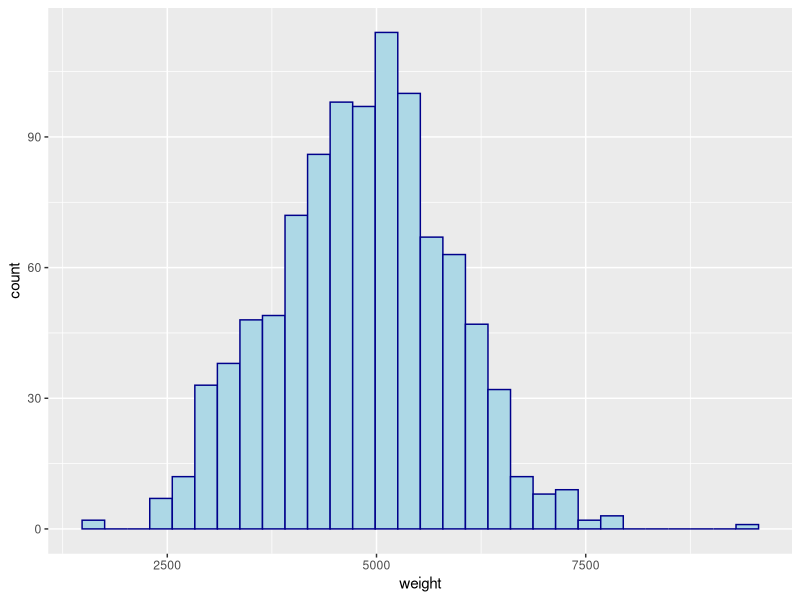
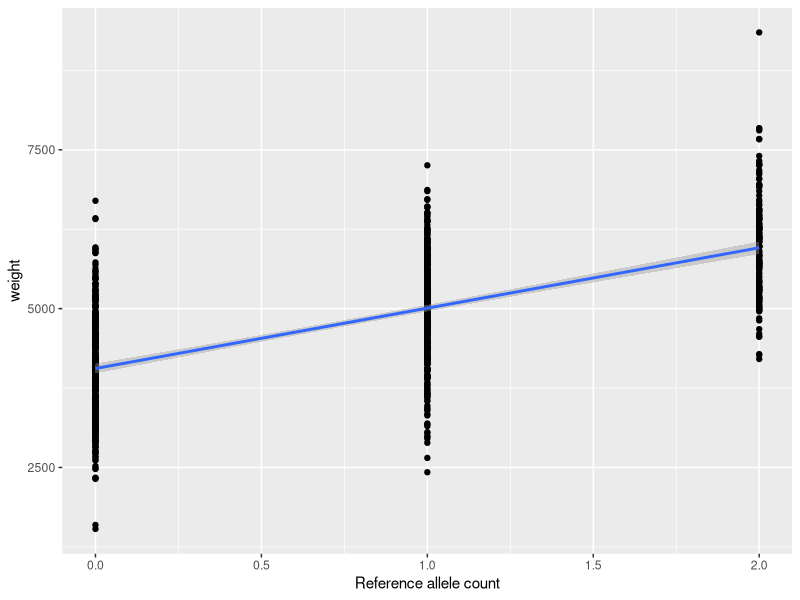
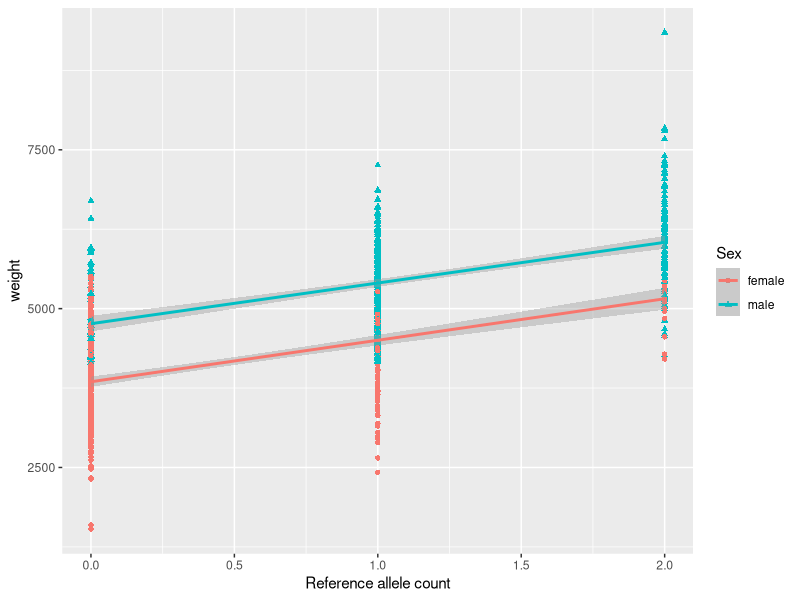
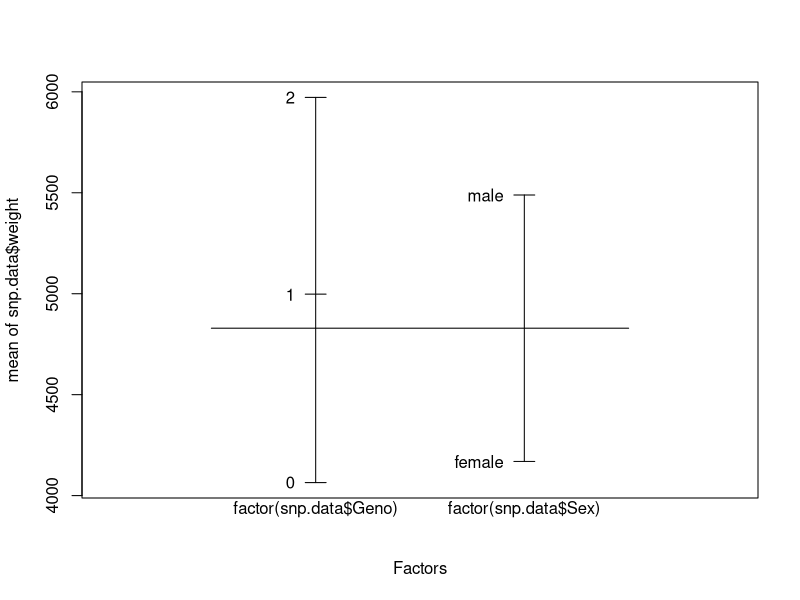
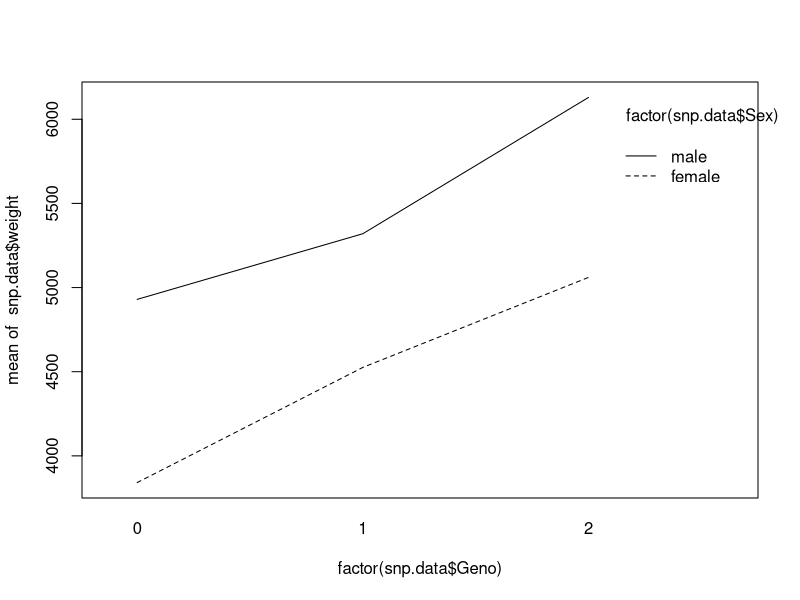
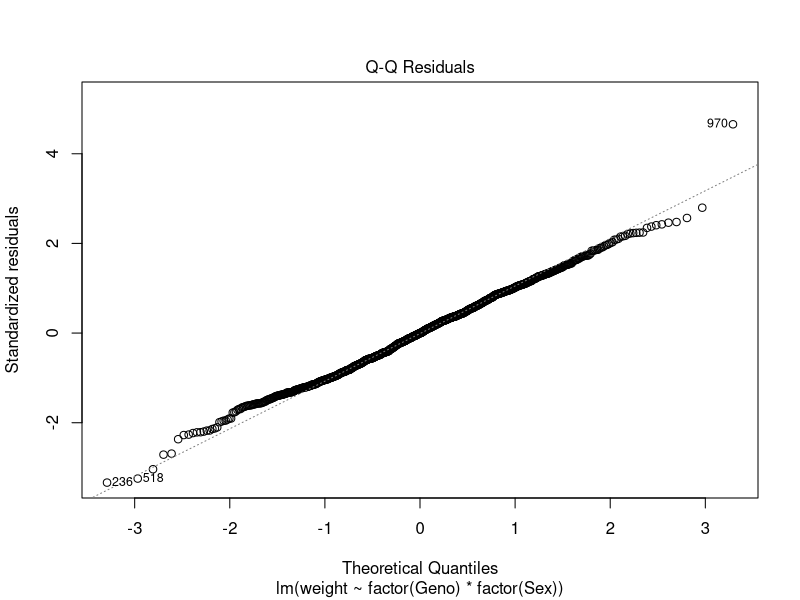
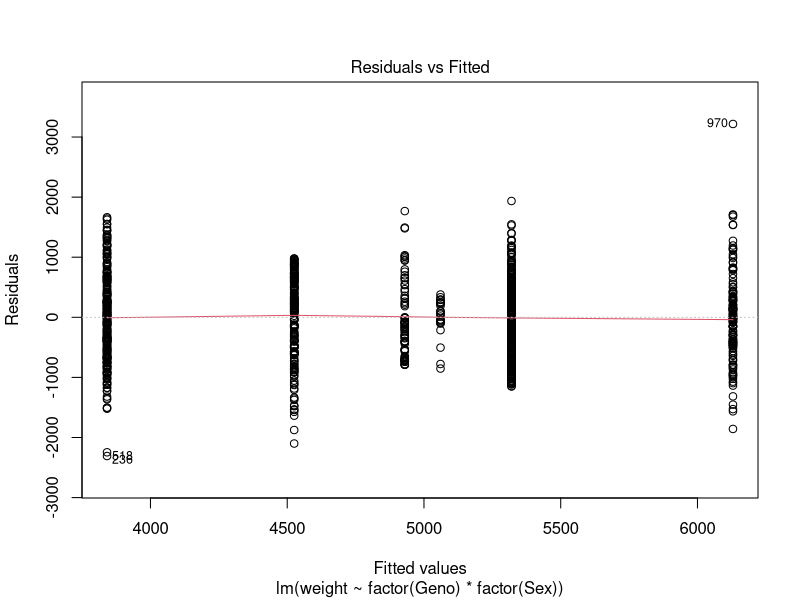

Here is the R script that generated these plots, in order:
## ---- chunk 1
knitr::opts_chunk$set(echo = TRUE)
library(readxl)
library(ggplot2)
library(dplyr)
library(multcomp)
## ---- chunk 2

snp.data <- read_excel("snp.data.xlsx")

snp.data$Sex <- as.factor(snp.data$Sex)
summary(snp.data)

## ---- chunk 3

table(snp.data$Sex, snp.data$Geno)

tapply(snp.data$weight, factor(snp.data$Geno), mean)

tapply(snp.data$weight, factor(snp.data$Sex), mean)
## ---- chunk 4

ggplot(snp.data, aes(x=weight))+
  geom_histogram(color="darkblue", fill="lightblue")

## ---- chunk 5

p <- ggplot(snp.data, aes(x = Geno, y = weight))
p + geom_point() + xlab("Reference allele count") + geom_smooth(method=lm)

## ---- chunk 6

lm.geno <- lm(weight ~ Geno, data = snp.data)
summary(lm.geno)

## ---- chunk 7

predict.lm(lm.geno, newdata=data.frame(Geno=c(0,1,2)), interval="confidence")

predict.lm(lm.geno, newdata=data.frame(Geno=c(0,1,2)), interval="prediction")

## ---- chunk 8

# anova suponiendo varianzas iguales
anova(lm.geno)

# anova suponiendo varianzas diferentes
oneway.test(weight ~ Geno, data = snp.data)

## ---- chunk 9

lm.geno2 <- lm(weight ~ -1 + factor(Geno), data = snp.data)

summary(lm.geno2)
summary(lm.geno)


## ---- chunk 10
# Elabora matriz de contrastes para el factor Geno
contrastes = contrMat(table(snp.data$Geno), type="Tukey")

# Realiza comparaciones multiples
mc2 = glht(lm.geno2, linfct =contrastes)
summary(mc2, test=adjusted("bonferroni"))
## ---- chunk 11

q <- ggplot(snp.data, aes(x = Geno, y = weight, shape=Sex, color=Sex))
q + geom_point() + xlab("Reference allele count") + geom_smooth(method=lm)
## ---- chunk 12
lm.geno.sex <- lm(weight ~ Geno + Sex, data = snp.data)
summary(lm.geno.sex)
## ---- chunk 13

plot.design(snp.data$weight ~ factor(snp.data$Geno) + factor(snp.data$Sex))
interaction.plot(factor(snp.data$Geno), factor(snp.data$Sex), snp.data$weight, mean)
## ---- chunk 14

lm.qtl <- lm(weight ~ factor(Geno) * factor(Sex), data = snp.data)
summary(lm.qtl)
## ---- chunk 15
shapiro.test (residuals (lm.qtl))
plot(lm.qtl, which = 2)
## ---- chunk 16
plot(lm.qtl, which = 1)
